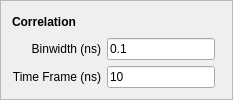
           <widget class="QFrame" name="frame_2">
            <property name="frameShape">
             <enum>QFrame::StyledPanel</enum>
            </property>
            <property name="frameShadow">
             <enum>QFrame::Raised</enum>
            </property>
            <layout class="QGridLayout" name="gridLayout_2">
             <item row="5" column="1">
              <widget class="QLineEdit" name="LineEditCorrTimeFrame">
               <property name="text">
                <string>10</string>
               </property>
              </widget>
             </item>
             <item row="5" column="0">
              <widget class="QLabel" name="label_15">
               <property name="font">
                <font>
                 <strikeout>false</strikeout>
                </font>
               </property>
               <property name="text">
                <string>Time Frame (ns)</string>
               </property>
               <property name="alignment">
                <set>Qt::AlignRight|Qt::AlignTrailing|Qt::AlignVCenter</set>
               </property>
              </widget>
             </item>
             <item row="4" column="1">
              <widget class="QLineEdit" name="LineEditCorrBinwidth">
               <property name="text">
                <string>0.1</string>
               </property>
              </widget>
             </item>
             <item row="4" column="0">
              <widget class="QLabel" name="label_14">
               <property name="text">
                <string>Binwidth (ns)</string>
               </property>
               <property name="alignment">
                <set>Qt::AlignRight|Qt::AlignTrailing|Qt::AlignVCenter</set>
               </property>
              </widget>
             </item>
             <item row="1" column="0" colspan="3">
              <widget class="QLabel" name="label_13">
               <property name="font">
                <font>
                 <weight>75</weight>
                 <bold>true</bold>
                </font>
               </property>
               <property name="text">
                <string>Correlation</string>
               </property>
              </widget>
             </item>
            </layout>
           </widget>
